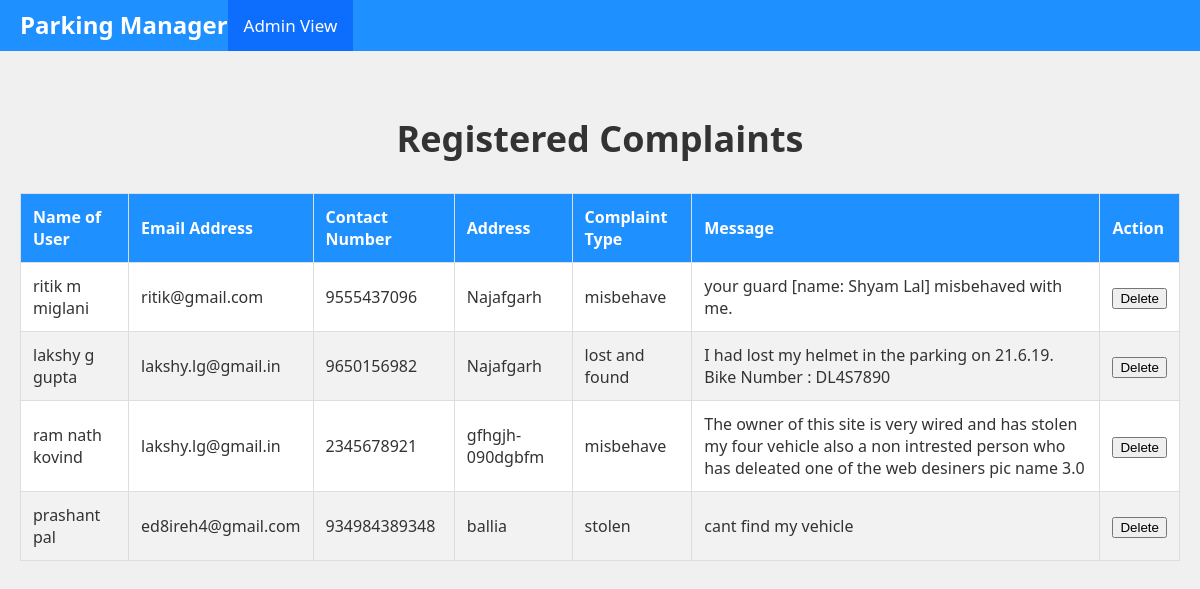
Page /printcomplaint/ on the earlier database version.
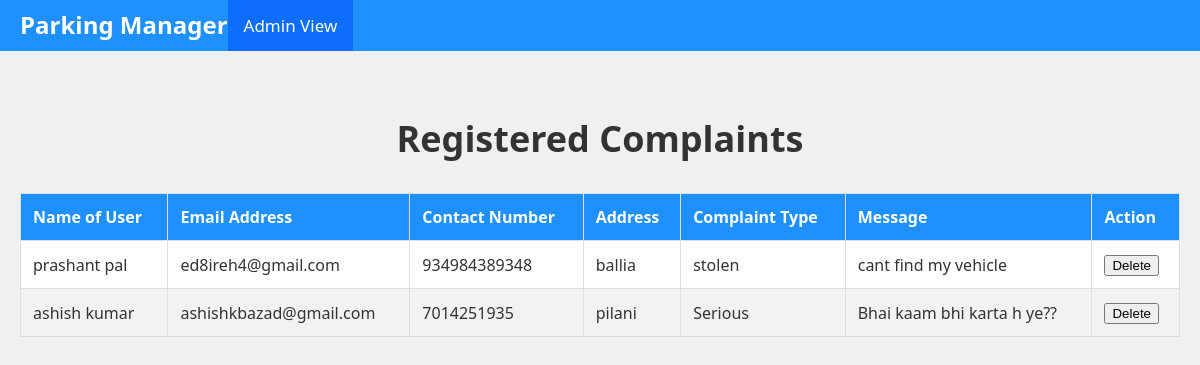
Same page on the later database version.
### parking/models.py (models this page shows, shortened)
class Complaints(models.Model):
    fname = models.CharField(max_length=20)
    mname = models.CharField(max_length=20, default="")
    lname = models.CharField(max_length=20)
    contactno = models.CharField(max_length=10, default="")
    email = models.EmailField(default="null")
    address = models.CharField(max_length=200, default="")
    space = models.CharField(max_length=30, default="")
    message = models.CharField(max_length=2000, default="")

### parking/views.py (the view)
# urls.py: path('printcomplaint/', views.printcomplaint, name='printcomplaint'),
def printcomplaint(request):
    obj = Complaints.objects.filter().all()
    return render(request, 'printcomplaint.html', {'obj':obj})

### parking/templates/printcomplaint.html (shortened to what this page needs)
<!DOCTYPE html>
<html lang="en">
<head>
</head>
<body>
<div class="topnav">
    <div class="brand-logo">Parking Manager</div>
    <a href="/adminpage/" class="active">Admin View</a>
</div>
<div class="content">
    <h1 class="complaint-heading">Registered Complaints</h1>
    <table>
        <thead>
        <tr>
            <th>Name of User</th>
            <th>Email Address</th>
            <th>Contact Number</th>
            <th>Address</th>
            <th>Complaint Type</th>
            <th>Message</th>
            <th>Action</th>
        </tr>
        </thead>
        <tbody>
        {% if obj %}
            {% for complaint in obj %}
                <tr>
                    <td>{{ complaint.fname }} {{ complaint.mname }} {{ complaint.lname }}</td>
                    <td>{{ complaint.email }}</td>
                    <td>{{ complaint.contactno }}</td>
                    <td>{{ complaint.address }}</td>
                    <td>{{ complaint.space }}</td>
                    <td>{{ complaint.message }}</td>
                    <td>
                        <form action="{% url 'delete_complaint' complaint.id %}" method="post">
                            <button type="submit">Delete</button>
                        </form>
                    </td>
                </tr>
            {% endfor %}
        {% else %}
            <tr>
                <td colspan="7">No complaints registered.</td>
            </tr>
        {% endif %}
        </tbody>
    </table>
</div>
</body>
</html>

### parking/templates/printcomplaint.html (style rules this page uses)
body { font-family: 'Segoe UI', Tahoma, Geneva, Verdana, sans-serif; margin: 0; padding: 0; background-color: #f0f0f0; color: #333; }
.topnav { background-color: #1E90FF; overflow: hidden; position: fixed; width: 100%; top: 0; z-index: 1000; }
.topnav a { float: left; color: #fff; text-align: center; padding: 14px 16px; text-decoration: none; font-size: 17px; }
.topnav a.active { background-color: #0d6efd; }
.brand-logo { float: left; margin-left: 20px; margin-top: 8px; font-size: 24px; font-weight: bold; color: #fff; }
.content { margin-top: 70px; padding: 20px; }
.complaint-heading { text-align: center; font-size: 36px; margin-bottom: 30px; }
table { width: 100%; border-collapse: collapse; margin-top: 20px; background-color: #fff; }
th, td { border: 1px solid #ddd; padding: 12px; text-align: left; }
th { background-color: #1E90FF; color: #fff; }
tr:nth-child(even) { background-color: #f2f2f2; }

Differences in the rows shown:
removed Complaints: fname "ritik", mname "m", lname "miglani", email "ritik@gmail.com", contactno "9555437096", address "Najafgarh", space "misbehave", message "your guard [name: Shyam Lal] misbehaved with me."
removed Complaints: fname "lakshy", mname "g", lname "gupta", email "lakshy.lg@gmail.in", contactno "9650156982", address "Najafgarh", space "lost and found", message "I had lost my helmet in the parking on 21.6.19. Bike Number : DL4S7890"
removed Complaints: fname "ram", mname "nath", lname "kovind", email "lakshy.lg@gmail.in", contactno "2345678921", address "gfhgjh-090dgbfm", space "misbehave", message "The owner of this site is very wired and has stolen my four vehicle also a non intrested person who has deleated one of the web desiners pic name 3.0"
added Complaints: fname "ashish", lname "kumar", email "ashishkbazad@gmail.com", contactno "7014251935", address "pilani", space "Serious", message "Bhai kaam bhi karta h ye??"
